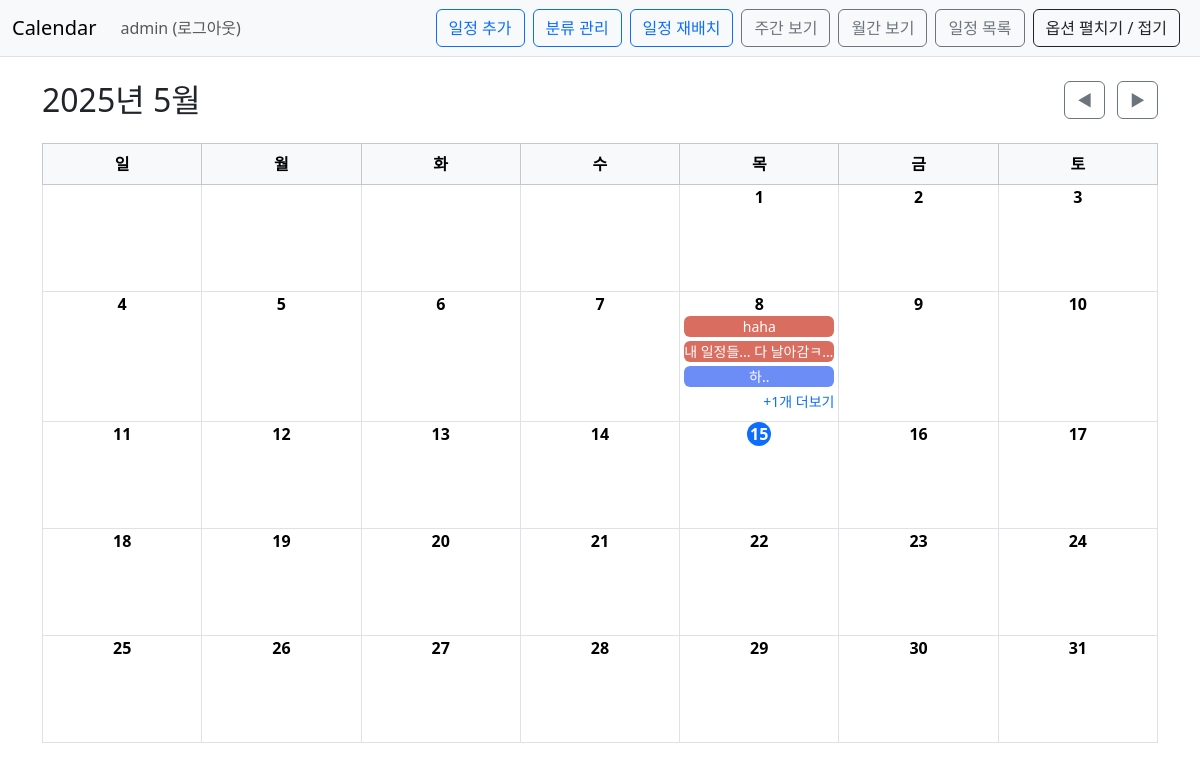
The page /calendar/ (signed in) on the database as committed earlier.
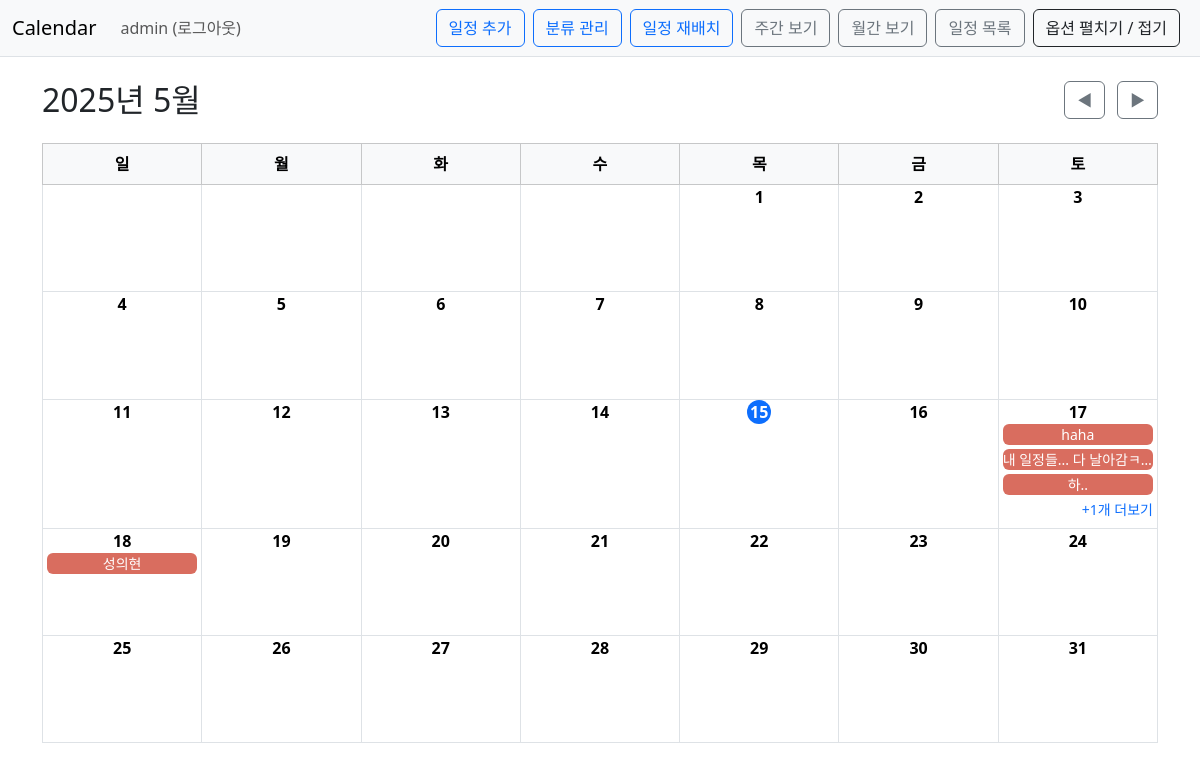
The same page on the database as committed later.
### Calendar/models.py (models this page shows, shortened)
class Schedule(models.Model):
    owner=models.ForeignKey(User, on_delete=models.CASCADE)
    task_name=models.CharField(max_length=50)
    duration_minutes=models.IntegerField(null=True, blank=True)
    difficulty=models.IntegerField(null=True, blank=True)
    importance=models.IntegerField(null=True, blank=True)
    task_type = models.ForeignKey('ScheduleType', null=True, blank=True, on_delete=models.SET_NULL)
    subject=models.CharField(max_length=50, blank=True)
    is_exam_task=models.BooleanField(default=False)
    deadline=models.DateTimeField(null=True ,blank=True)
    start_time=models.DateTimeField(null=True ,blank=True)
    end_time=models.DateTimeField(null=True ,blank=True)
    is_fixed=models.BooleanField(default=False)
    exam=models.ForeignKey('self',default=None, on_delete=models.SET_DEFAULT, null=True ,blank=True)
    color = models.CharField(max_length=7, blank=True, default='#6c8df5')
    is_done = models.BooleanField(default=False)

### Calendar/views.py (the view)
# urls.py: path('', views.index, name='index'),
def index(request):
    today = datetime.datetime.today()
    year = int(request.GET.get('year', today.year))
    month = int(request.GET.get('month', today.month))
    cal = calendar.Calendar(firstweekday=6)
    month_days = cal.monthdayscalendar(year, month)
    if request.user.is_authenticated:
        schedules = Schedule.objects.filter(
            deadline__year=year,
            deadline__month=month,
            owner=request.user
        )
    else:
        schedules = Schedule.objects.none()
    schedule_map = {}
    for schedule in schedules:
        date_key = schedule.deadline.day
        schedule_map.setdefault(date_key, []).append(schedule)
    schedule_json = {
    day: [
        {
            'id': s.id,
            'task_name': s.task_name,
            'subject': s.subject,
            'deadline': s.deadline.strftime('%Y-%m-%d %H:%M') if s.deadline else '',
            'is_fixed': s.is_fixed,
            'is_exam_task': s.is_exam_task,
            'owner_id': s.owner.id,
            'color': s.color,
        }
        for s in schedule_list
    ]
    for day, schedule_list in schedule_map.items()
    }
    prev_year, prev_month = (year - 1, 12) if month == 1 else (year, month - 1)
    next_year, next_month = (year + 1, 1) if month == 12 else (year, month + 1)
    context = {
        'year': year,
        'month': month,
        'calendar_data': month_days,
        'schedule_map': schedule_map,
        'schedule_json': json.dumps(schedule_json),
        'prev_year': prev_year,
        'prev_month': prev_month,
        'next_year': next_year,
        'next_month': next_month,
        'today_day': today.day if year == today.year and month == today.month else None,
        'user_id': request.user.id if request.user.is_authenticated else None,
    }
    return render(request, 'calendar/schedule_list.html', context)

### Calendar/templatetags/dict_extras.py (called while the page is built)
@register.filter
def get_item(dictionary, key):
    return dictionary.get(key)

### templates/calendar/schedule_list.html (shortened to what this page needs)
{% extends 'base.html' %}
{% load dict_extras %}
{% block content %}
<div class="container py-4 pb-0">
  <div class="d-flex justify-content-between align-items-center mb-4">
    <h2 class="mb-0">{{ year }}년 {{ month }}월</h2>
    <div>
      <a href="?year={{ prev_year }}&month={{ prev_month }}" class="btn btn-outline-secondary me-2">◀</a>
      <a href="?year={{ next_year }}&month={{ next_month }}" class="btn btn-outline-secondary">▶</a>
    </div>
  </div>
  <div class="table-responsive">
    <table class="table table-bordered text-center align-middle mb-0" style="table-layout: fixed; height: calc(100vh - 200px);">
      <thead class="table-light">
        <tr>
          <th>일</th><th>월</th><th>화</th><th>수</th><th>목</th><th>금</th><th>토</th>
        </tr>
      </thead>
      <tbody>
        {% for week in calendar_data %}
        <tr>
          {% for day in week %}
          <td class="align-top px-1 py-0" style="height: calc((100vh - 200px) / 6); overflow: hidden;">
            {% if day != 0 %}
              {% if day == today_day %}
                <div class="bg-primary text-white rounded-circle d-flex justify-content-center align-items-center mx-auto mb-0 fw-bold"
                     style="width: 1.5rem; height: 1.5rem;">
                  {{ day }}
                </div>
              {% else %}
                <div class="fw-bold mb-0">{{ day }}</div>
              {% endif %}
              {% with schedule_map|get_item:day as schedules %}
                {% if schedules %}
                <div class="d-flex flex-column gap-1 align-items-start">
                  {% for item in schedules|slice:":3" %}
                  <div class="text-white rounded px-0 py-0 small text-truncate w-100"
                  role="button"
                  onclick="openTaskDetail(this)"
                  data-id="{{ item.id }}"
                  data-task="{{ item.task_name }}"
                  data-subject="{{ item.subject }}"
                  data-deadline="{{ item.deadline|date:'Y-m-d H:i' }}"
                  data-fixed="{{ item.is_fixed }}"
                  data-exam="{{ item.is_exam_task }}"
                  data-owner="{{ item.owner.id }}"
                  style="background-color: {{item.color}};"
                  >{{ item.task_name }}</div>
                  {% endfor %}
                  {% if schedules|length > 3 %}
                  <div class="text-muted small text-end w-100">
                    <a href="#" class="text-decoration-none" data-day="{{ day }}" onclick="openScheduleModal(this)">
                      +{{ schedules|length|add:"-3" }}개 더보기
                    </a>
                  </div>
                  {% endif %}
                </div>
                {% endif %}
              {% endwith %}
            {% endif %}
          </td>
          {% endfor %}
        </tr>
        {% endfor %}
      </tbody>
    </table>
  </div>
</div>
{% endblock %}

Rows that differ between the two databases and show on the page:
changed Schedule "haha": moves from the list under "8" to the list under "17"
changed Schedule "내 일정들... 다 날아감ㅋㅋ": moves from the list under "8" to the list under "17"
changed Schedule (number 3 of 4 on the later page): moves from the list under "8" to the list under "17"
added Schedule: task_name "성의현", shown under "18"
Other text that changed with them:
list line gone: "8 + 1 개 더보기"
new list line: "8"
list line gone: "17"
new list line: "17 + 1 개 더보기"
